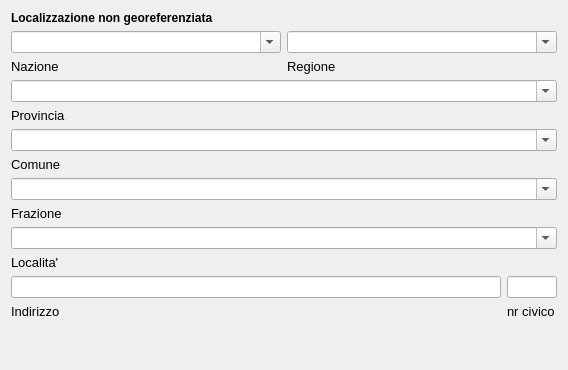
       <widget class="QWidget" name="tab_6">
        <attribute name="title">
         <string>Localizzazione</string>
        </attribute>
        <layout class="QGridLayout" name="gridLayout_23">
         <item row="0" column="0">
          <layout class="QVBoxLayout" name="verticalLayout_6">
           <item>
            <layout class="QGridLayout" name="gridLayout_20">
             <item row="1" column="0">
              <widget class="QComboBox" name="comboBox_nazione">
               <property name="editable">
                <bool>true</bool>
               </property>
              </widget>
             </item>
             <item row="1" column="1">
              <widget class="QComboBox" name="comboBox_regione">
               <property name="editable">
                <bool>true</bool>
               </property>
              </widget>
             </item>
             <item row="2" column="0">
              <widget class="QLabel" name="label_9">
               <property name="font">
                <font>
                 <pointsize>10</pointsize>
                </font>
               </property>
               <property name="text">
                <string>Nazione</string>
               </property>
              </widget>
             </item>
             <item row="2" column="1">
              <widget class="QLabel" name="label_48">
               <property name="font">
                <font>
                 <pointsize>10</pointsize>
                </font>
               </property>
               <property name="text">
                <string>Regione</string>
               </property>
              </widget>
             </item>
             <item row="0" column="0">
              <widget class="QLabel" name="label_4">
               <property name="font">
                <font>
                 <weight>75</weight>
                 <bold>true</bold>
                </font>
               </property>
               <property name="text">
                <string>Localizzazione non georeferenziata</string>
               </property>
              </widget>
             </item>
            </layout>
           </item>
           <item>
            <layout class="QGridLayout" name="gridLayout_22">
             <item row="0" column="0">
              <widget class="QComboBox" name="comboBox_provincia">
               <property name="editable">
                <bool>true</bool>
               </property>
              </widget>
             </item>
             <item row="1" column="0">
              <widget class="QLabel" name="label_11">
               <property name="font">
                <font>
                 <pointsize>10</pointsize>
                </font>
               </property>
               <property name="text">
                <string>Provincia</string>
               </property>
              </widget>
             </item>
             <item row="2" column="0">
              <widget class="QComboBox" name="comboBox_comune">
               <property name="editable">
                <bool>true</bool>
               </property>
              </widget>
             </item>
             <item row="3" column="0">
              <widget class="QLabel" name="label_15">
               <property name="font">
                <font>
                 <pointsize>10</pointsize>
                </font>
               </property>
               <property name="text">
                <string>Comune</string>
               </property>
              </widget>
             </item>
             <item row="4" column="0">
              <widget class="QComboBox" name="comboBox_frazione">
               <property name="editable">
                <bool>true</bool>
               </property>
              </widget>
             </item>
             <item row="5" column="0">
              <widget class="QLabel" name="label_30">
               <property name="font">
                <font>
                 <pointsize>10</pointsize>
                </font>
               </property>
               <property name="text">
                <string>Frazione</string>
               </property>
              </widget>
             </item>
             <item row="6" column="0">
              <widget class="QComboBox" name="comboBox_localita">
               <property name="editable">
                <bool>true</bool>
               </property>
              </widget>
             </item>
             <item row="7" column="0">
              <widget class="QLabel" name="label_31">
               <property name="font">
                <font>
                 <pointsize>10</pointsize>
                </font>
               </property>
               <property name="text">
                <string>Localita'</string>
               </property>
              </widget>
             </item>
             <item row="8" column="0">
              <layout class="QGridLayout" name="gridLayout_21">
               <item row="0" column="0">
                <widget class="QLineEdit" name="lineEdit_indirizzo">
                 <property name="minimumSize">
                  <size>
                   <width>490</width>
                   <height>0</height>
                  </size>
                 </property>
                </widget>
               </item>
               <item row="0" column="1">
                <widget class="QLineEdit" name="lineEdit_nr_civico">
                 <property name="maximumSize">
                  <size>
                   <width>50</width>
                   <height>16777215</height>
                  </size>
                 </property>
                 <property name="text">
                  <string/>
                 </property>
                </widget>
               </item>
               <item row="1" column="0">
                <widget class="QLabel" name="label_49">
                 <property name="font">
                  <font>
                   <pointsize>10</pointsize>
                  </font>
                 </property>
                 <property name="text">
                  <string>Indirizzo</string>
                 </property>
                </widget>
               </item>
               <item row="1" column="1">
                <widget class="QLabel" name="label_50">
                 <property name="font">
                  <font>
                   <pointsize>10</pointsize>
                  </font>
                 </property>
                 <property name="text">
                  <string>nr civico</string>
                 </property>
                </widget>
               </item>
               <item row="2" column="0">
                <spacer name="verticalSpacer_3">
                 <property name="orientation">
                  <enum>Qt::Vertical</enum>
                 </property>
                 <property name="sizeHint" stdset="0">
                  <size>
                   <width>20</width>
                   <height>40</height>
                  </size>
                 </property>
                </spacer>
               </item>
              </layout>
             </item>
            </layout>
           </item>
          </layout>
         </item>
        </layout>
        <zorder></zorder>
       </widget>
